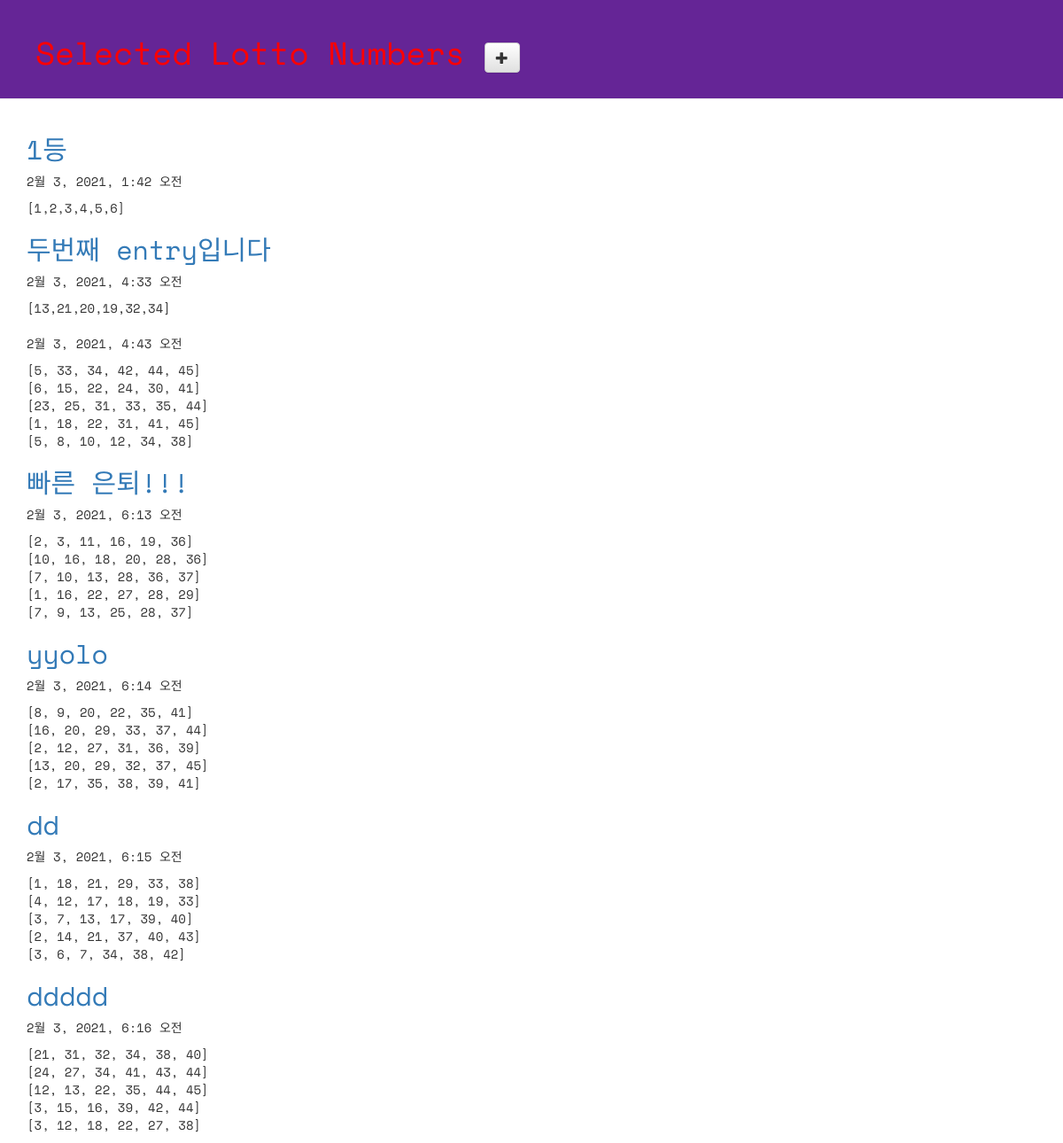
Page /lotto/ on the committed database.
### lotto/models.py (models this page shows, shortened)
class GuessNumbers(models.Model):
    name = models.CharField(max_length=24)
    text = models.CharField(max_length=255)
    lottos = models.CharField(max_length=255, default='[1,2,3,4,5,6]')
    num_lotto = models.IntegerField(default=5)
    update_date = models.DateTimeField()

### lotto/views.py (the view)
# urls.py: path('lotto/', views.index, name='index'),
def index(request):
    lottos = GuessNumbers.objects.all()
    return render(request, 'lotto/default.html', {'lottos':lottos})

### lotto/templates/lotto/default.html (shortened to what this page needs)
<!DOCTYPE html>
{% load staticfiles %}
<html lang="ko">
<head>
 <link rel="stylesheet" href="//maxcdn.bootstrapcdn.com/bootstrap/3.2.0/css/bootstrap.min.css">
 <link rel="stylesheet" href="//maxcdn.bootstrapcdn.com/bootstrap/3.2.0/css/bootstrap-theme.min.css">
 <link rel='stylesheet' href="{% static 'css/lotto.css' %}">
</head>
<body>
 <div class="page-header">
 <h1 style='color:red;'>
   <a href="{% url 'new_lotto' %}">
     <span class="glyphicon glyphicon-plus btn btn-default"></span>
   </a>
 </h1>
 </div>
 <div class="container lotto">
   {% for lotto in lottos %}
      <h2><a href="{% url 'detail' lottokey=lotto.pk %}">{{ lotto.text}}</a></h2>
      <p>{{ lotto.update_date }}</p>
      <p>{{ lotto.lottos | linebreaksbr }}</p>
   {% endfor %}
 </div>
</body>
</html>

### lotto/static/css/lotto.css (style rules this page uses)
.page-header { background-color: #652596; margin-top: 0; padding: 20px 20px 20px 40px; font-family: 'Space Mono', monospace; }
.page-header h1 { color: #FFFFFF; }
.container { font-family: 'Space Mono', monospace; }
.container h2 { color: #b9f442; }

### rows in the picture
GuessNumbers: text "1등", update_date "2월 3, 2021, 1:42 오전", lottos "[1,2,3,4,5,6]"
GuessNumbers: text "두번째 entry입니다", update_date "2월 3, 2021, 4:33 오전", lottos "[13,21,20,19,32,34]"
GuessNumbers: update_date "2월 3, 2021, 4:43 오전", lottos "[5, 33, 34, 42, 44, 45] [6, 15, 22, 24, 30, 41] [23, 25, 31, 33, 35, 44] [1, 18, 22, 31, 41, 45] [5, 8, 10, 12, 34, 38]"
GuessNumbers: text "빠른 은퇴!!!", update_date "2월 3, 2021, 6:13 오전", lottos "[2, 3, 11, 16, 19, 36] [10, 16, 18, 20, 28, 36] [7, 10, 13, 28, 36, 37] [1, 16, 22, 27, 28, 29] [7, 9, 13, 25, 28, 37]"
GuessNumbers: text "yyolo", update_date "2월 3, 2021, 6:14 오전", lottos "[8, 9, 20, 22, 35, 41] [16, 20, 29, 33, 37, 44] [2, 12, 27, 31, 36, 39] [13, 20, 29, 32, 37, 45] [2, 17, 35, 38, 39, 41]"
GuessNumbers: text "dd", update_date "2월 3, 2021, 6:15 오전", lottos "[1, 18, 21, 29, 33, 38] [4, 12, 17, 18, 19, 33] [3, 7, 13, 17, 39, 40] [2, 14, 21, 37, 40, 43] [3, 6, 7, 34, 38, 42]"
GuessNumbers: text "ddddd", update_date "2월 3, 2021, 6:16 오전", lottos "[21, 31, 32, 34, 38, 40] [24, 27, 34, 41, 43, 44] [12, 13, 22, 35, 44, 45] [3, 15, 16, 39, 42, 44] [3, 12, 18, 22, 27, 38]"
